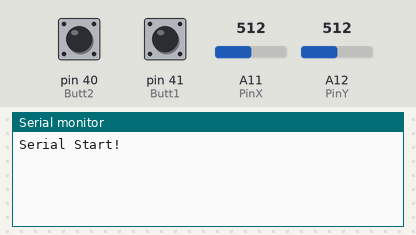
Recording of a sketch running on a simulated Arduino Mega 2560, built with avr-gcc and run on an emulated ATmega2560. Shown: the last lines printed to the serial monitor. Inputs (shaded band) come from the test bench; at power-on: pin 40 (Butt2) HIGH, pin 41 (Butt1) HIGH, A11 (PinX) = 512, A12 (PinY) = 512.

Above: at 1.2 s.
1.3 s: pin 40 (Butt2) pulled LOW for 0.15 s
At 2.4 s:
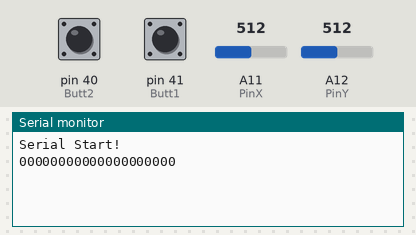
2.9 s: pin 41 (Butt1) pulled LOW for 0.15 s
At 4.2 s:
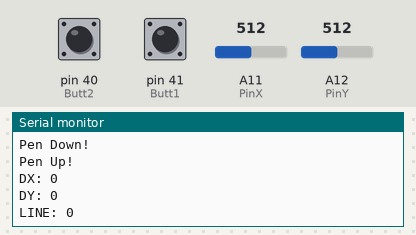

The sketch:

CODEPLAY_crtanje.ino
```cpp
#include <string>

typedef struct {
  int16_t buttons;
  int16_t joy_x;
  int16_t joy_y;
  int16_t tilt_x;
  int16_t tilt_y;
  int16_t tilt_z;
} joystick_packet_t;

joystick_packet_t joystick;


#define Butt1 41
#define Butt2 40
#define Butt3 39
#define Butt4 14

#define PinX 11
#define PinY 12
int deadZone = 5;

bool draw = false;
int drawMode = 0; //0 je za brojeve, 1 je za slova
bool drawStart = false;
int StartX;
int StartY;
int dX = 0;
int dY = 0;
int startNode;
int endNode;
String znak;

int screenLines[20];
int screenConnect[9][9]{
  {0,1,21,3,4,0,22,0,23},
  {1,0,2,5,6,7,0,24,0},
  {21,2,0,8,9,9,25,0,26},
  {3,5,0,0,10,27,12,13,0},
  {4,6,8,10,0,11,14,15,16},
  {0,7,9,27,11,0,0,17,18},
  {22,0,25,12,14,0,0,19,28},
  {0,24,0,13,15,17,19,0,20},
  {23,0,26,0,16,18,28,20,0}
};

String characterIndexFind[36] = {
  "11100000100100000111", // 0
  "00000100000000100000", // 1 (Centered vertical)
  "11000000111100000011", // 2
  "11000000111000000111", // 3
  "00100000111000000100", // 4
  "11100000011000000111", // 5
  "11100000011100000111", // 6
  "11000000100000000100", // 7
  "11100000111100000111", // 8
  "11100000111000000111", // 9
  "11100000111100000100", // A
  "11000100111000100111", // B
  "11100000000100000011", // C
  "11000100100000100111", // D
  "11100000011100000011", // E
  "11100000011100000000", // F
  "11100000001100000111", // G
  "00100000111100000100", // H
  "11000100000000100011", // I
  "00000000100100000111", // J
  "00100001010100010000", // K
  "00100000000100000011", // L
  "00110001100100000100", // M
  "00110000100100010100", // N
  "11100000100100000111", // O (Same as 0)
  "11100000111100000000", // P
  "11100000100100010111", // Q
  "11100000111100010000", // R
  "11100000011000000111", // S (Same as 5)
  "11000100000000100000", // T
  "00100000100100000111", // U
  "00100000100010001000", // V
  "00100000100101010100", // W
  "00010001000010001000", // X
  "00010001000000100000", // Y
  "11000001000001000011"  // Z
};

char characterList[36]{'0','1','2','3','4','5','6','7','8','9','A','B','C','D','E','F','G','H','I','J','K','L','M','N','O','P','Q','R','S','T','U','V','W','X','Y','Z'};

void setup() {
  draw = true;
  drawStart = false;
  drawMode = 0;

  pinMode(Butt1, INPUT_PULLUP);
  pinMode(Butt2, INPUT_PULLUP);
  pinMode(Butt3, INPUT_PULLUP);
  pinMode(Butt4, INPUT_PULLUP);

  pinMode(PinX, INPUT);
  pinMode(PinY, INPUT);

  for(int i = 0;i<20;i++){
    screenLines[i] = 0;
  }

Serial.begin(115200);
Serial.println("Serial Start!");
}


void loop() {
delay(10);

int ValX = map(analogRead(PinX), 0, 4095, -100, 100);
int ValY = map(analogRead(PinY), 0, 4095, -100, 100);

if (abs(ValX) <= deadZone){
  ValX = 0;
}

if (abs(ValY) <= deadZone){
  ValY = 0;
}

if (draw){

  if (!drawStart && !digitalRead(Butt1)){
    Serial.println("Pen Down!");
    StartX = ValX;
    StartY = ValY;
    drawStart = true;
  }

  if (drawStart && digitalRead(Butt1)){
    Serial.println("Pen Up!");
    dX = ValX - StartX;
    dY = ValY - StartY;
    drawStart = false;

    Serial.print("DX: ");
    Serial.println(dX);
    Serial.print("DY: ");
    Serial.println(dY);

    startNode = map(StartX,-100,100,1,3) + (map(StartY,-100,100,3,1)-1)*3;
    endNode = map(ValX,-100,100,1,3) + (map(ValY,-100,100,3,1)-1)*3;

    Serial.print("LINE: ");
    Serial.println(screenConnect[startNode-1][endNode-1]);

    if (screenConnect[startNode-1][endNode-1] <= 20 && screenConnect[startNode-1][endNode-1] != 0){
      screenLines[screenConnect[startNode-1][endNode-1]-1] = 1;
      Serial.println("Manje od 20!");
    }

    else if (screenConnect[startNode-1][endNode-1] > 20){
      Serial.println("Veće od 20!");
      int line = screenConnect[startNode-1][endNode-1];

      if (line == 21){
        screenLines[0] = 1;
        screenLines[1] = 1;
      }
      if (line == 22){
        screenLines[2] = 1;
        screenLines[11] = 1;
      }
      if (line == 23){
        screenLines[3] = 1;
        screenLines[15] = 1;
      }
      if (line == 24){
        screenLines[5] = 1;
        screenLines[14] = 1;
      }
      if (line == 25){
        screenLines[7] = 1;
        screenLines[13] = 1;
      }
      if (line == 26){
        screenLines[8] = 1;
        screenLines[17] = 1;
      }
      if (line == 27){
        screenLines[9] = 1;
        screenLines[10] = 1;
      }
      if (line == 28){
        screenLines[18] = 1;
        screenLines[19] = 1;
      }
    }

  }

  if (!drawStart && !digitalRead(Butt2)){
    znak = "";
    for(int i=0;i<20;i++){
      znak += screenLines[i];
      screenLines[i] = 0;
    }

    for(int i=0;i<36;i++){
      if (znak == characterIndexFind[i]){
        Serial.print("ZNAK: ");
        Serial.println(characterList[i]);
        break;
      }
    }

    Serial.println(znak);
    delay(1000);
  }

}

}
```

Measured:
- after the input at 1.3 s, the serial monitor: prints a new line at once (image 1)
- after the input at 2.9 s, the serial monitor: prints a new line at once (image 2)
